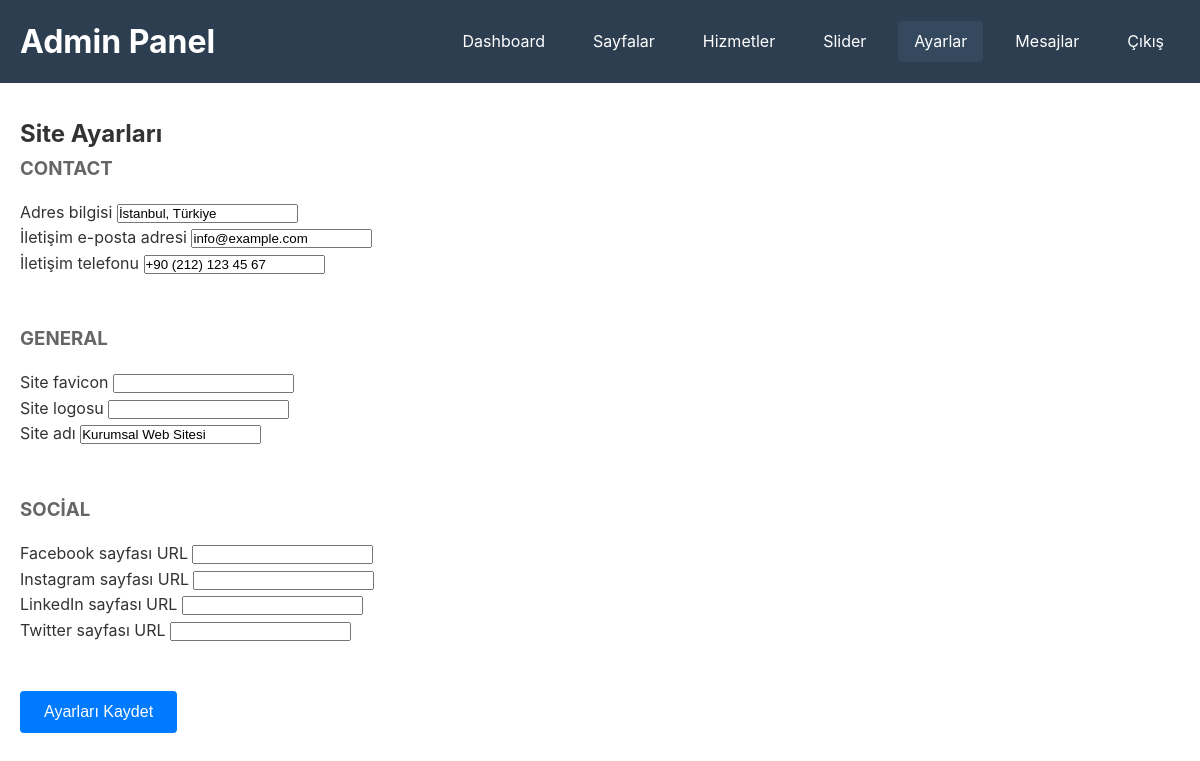
Screenshot of /admin/settings.php (signed in) with the database file from the repository.
### tables this page shows
CREATE TABLE IF NOT EXISTS settings (
    id INT AUTO_INCREMENT PRIMARY KEY,
    setting_key VARCHAR(100) NOT NULL UNIQUE,
    setting_value TEXT,
    setting_type ENUM('text', 'textarea', 'image', 'url', 'email', 'phone') DEFAULT 'text',
    description VARCHAR(255),
    group_name VARCHAR(50) DEFAULT 'general',
    created_at TIMESTAMP DEFAULT CURRENT_TIMESTAMP,
    updated_at TIMESTAMP DEFAULT CURRENT_TIMESTAMP ON UPDATE CURRENT_TIMESTAMP,
    INDEX idx_setting_key (setting_key),
    INDEX idx_group_name (group_name)
);

### config/database.php (called while the page is built, shortened)
<?php
class Database {
    private static $instance = null;
    private $connection;
    private function __construct() {
        try {
            $dsn = "mysql:host=" . self::DB_HOST . ";dbname=" . self::DB_NAME . ";charset=" . self::DB_CHARSET;
            $options = [
                PDO::ATTR_ERRMODE            => PDO::ERRMODE_EXCEPTION,
                PDO::ATTR_DEFAULT_FETCH_MODE => PDO::FETCH_ASSOC,
                PDO::ATTR_EMULATE_PREPARES   => false,
            ];
            $this->connection = new PDO($dsn, self::DB_USER, self::DB_PASS, $options);
        } catch (PDOException $e) {
            error_log("Database Connection Error: " . $e->getMessage());
            die("Veritabanı bağlantı hatası. Lütfen yöneticiye başvurun.");
        }
    }
    public static function getInstance() {
        if (self::$instance === null) {
            self::$instance = new self();
        }
        return self::$instance;
    }
    public function getConnection() {
        return $this->connection;
    }
}

### app/Models/SettingModel.php (called while the page is built, shortened)
<?php
class SettingModel {
    private $db;
    public function __construct() {
        $this->db = Database::getInstance()->getConnection();
    }
    public function getAll($groupName = null) {
        $sql = "SELECT * FROM settings";
        $sql .= " ORDER BY group_name ASC, setting_key ASC";
        return $this->db->query($sql)->fetchAll();
    }
}

### app/helpers/functions.php (called while the page is built, shortened)
<?php
function escape($string) {
    return htmlspecialchars($string, ENT_QUOTES, 'UTF-8');
}

### admin/settings.php (the view, shortened to what this page needs)
<?php
require_once dirname(__DIR__) . '/config/config.php';
require_once APP_PATH . '/Models/SettingModel.php';
require_once 'includes/header.php';
$settingModel = new SettingModel();
$allSettings = $settingModel->getAll();
$settingsByGroup = [];
foreach ($allSettings as $setting) {
    $group = $setting['group_name'] ?? 'general';
    if (!isset($settingsByGroup[$group])) {
        $settingsByGroup[$group] = [];
    }
    $settingsByGroup[$group][] = $setting;
}
?>
<h2>Site Ayarları</h2>
<form method="POST" action="">
    <?php foreach ($settingsByGroup as $groupName => $settings): ?>
    <div style="margin-bottom: 3rem;">
        <h3 style="margin-bottom: 1rem; text-transform: uppercase; color: #666;">
            <?= escape(ucfirst($groupName)) ?>
        </h3>
        <?php foreach ($settings as $setting): ?>
        <div class="form-group">
            <label for="setting_<?= escape($setting['setting_key']) ?>">
                <?= escape($setting['description'] ?: $setting['setting_key']) ?>
            </label>
            <?php if ($setting['setting_type'] === 'textarea'): ?>
            <textarea id="setting_<?= escape($setting['setting_key']) ?>"
                      name="settings[<?= escape($setting['setting_key']) ?>]"
                      rows="4"><?= escape($setting['setting_value'] ?? '') ?></textarea>
            <?php else: ?>
            <input type="<?= escape($setting['setting_type'] === 'email' ? 'email' : ($setting['setting_type'] === 'url' ? 'url' : 'text')) ?>"
                   id="setting_<?= escape($setting['setting_key']) ?>"
                   name="settings[<?= escape($setting['setting_key']) ?>]"
                   value="<?= escape($setting['setting_value'] ?? '') ?>">
            <?php endif; ?>
        </div>
        <?php endforeach; ?>
    </div>
    <?php endforeach; ?>
    <button type="submit" class="btn btn-primary">Ayarları Kaydet</button>
</form>
<?php require_once 'includes/footer.php'; ?>

### admin/includes/header.php (shortened to what this page needs)
<?php
require_once dirname(__DIR__) . '/../config/config.php';
require_once APP_PATH . '/Models/SettingModel.php';
?>
<!DOCTYPE html>
<html lang="tr">
<head>
    <link rel="stylesheet" href="<?= BASE_URL ?>/assets/css/style.css">
</head>
<body>
    <header class="admin-header">
        <div class="admin-content">
            <div class="admin-header-content">
                <h1>Admin Panel</h1>
                <nav class="admin-nav">
                    <a href="dashboard.php" class="<?= basename($_SERVER['PHP_SELF']) === 'dashboard.php' ? 'active' : '' ?>">Dashboard</a>
                    <a href="pages.php" class="<?= basename($_SERVER['PHP_SELF']) === 'pages.php' ? 'active' : '' ?>">Sayfalar</a>
                    <a href="services.php" class="<?= basename($_SERVER['PHP_SELF']) === 'services.php' ? 'active' : '' ?>">Hizmetler</a>
                    <a href="sliders.php" class="<?= basename($_SERVER['PHP_SELF']) === 'sliders.php' ? 'active' : '' ?>">Slider</a>
                    <a href="settings.php" class="<?= basename($_SERVER['PHP_SELF']) === 'settings.php' ? 'active' : '' ?>">Ayarlar</a>
                    <a href="messages.php" class="<?= basename($_SERVER['PHP_SELF']) === 'messages.php' ? 'active' : '' ?>">Mesajlar</a>
                    <a href="logout.php">Çıkış</a>
                </nav>
            </div>
        </div>
    </header>
    <div class="admin-content">

### admin/includes/footer.php (shortened to what this page needs)
    </div>
</body>
</html>

### public/assets/css/style.css (style rules this page uses)
* { margin: 0; padding: 0; box-sizing: border-box; }
body { font-family: -apple-system, BlinkMacSystemFont, 'Segoe UI', Roboto, 'Helvetica Neue', Arial, sans-serif; line-height: 1.6; color: #333; background-color: #fff; }
.btn { display: inline-block; padding: 0.75rem 1.5rem; text-decoration: none; border-radius: 4px; transition: all 0.3s; border: none; cursor: pointer; font-size: 1rem; }
.btn-primary { background: #007bff; color: #fff; }

### admin/includes/header.php (style rules this page uses)
.admin-header { background: #2c3e50; color: #fff; padding: 1rem 0; margin-bottom: 2rem; }
.admin-header-content { display: flex; justify-content: space-between; align-items: center; }
.admin-nav { display: flex; gap: 1rem; }
.admin-nav a { color: #fff; text-decoration: none; padding: 0.5rem 1rem; border-radius: 4px; transition: background 0.3s; }
.admin-nav a:hover, .admin-nav a.active { background: #34495e; }
.admin-content { max-width: 1200px; margin: 0 auto; padding: 0 20px; }

### rows the page displays
settings: description "Adres bilgisi", setting_value "İstanbul, Türkiye"
settings: description "İletişim e-posta adresi", setting_value "info@example.com"
settings: description "İletişim telefonu", setting_value "+90 (212) 123 45 67"
settings: description "Site favicon"
settings: description "Site logosu"
settings: description "Site adı", setting_value "Kurumsal Web Sitesi"
settings: description "Facebook sayfası URL"
settings: description "Instagram sayfası URL"
settings: description "LinkedIn sayfası URL"
settings: description "Twitter sayfası URL"

### other values shown
$groupName "CONTACT"
$groupName "GENERAL"
$groupName "SOCIAL"
